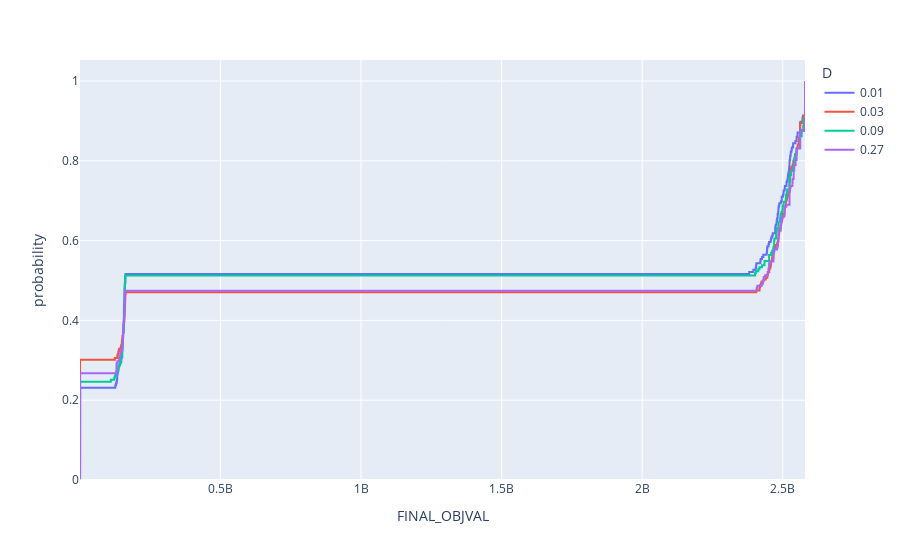

The notebook cell saved with this chart:
### Code cell
fig = px.ecdf(df_all, x="FINAL_OBJVAL", color = "D")
fig.show()

### Figure 1 — Plotly figure (JSON) as saved in the notebook; plotly's stock layout.template omitted (floating-point values rounded to 4 significant figures; data arrays with more than 128 entries replaced by an {"elided": "..."} marker saying what was removed)
{"data": [{"hovertemplate": "D=0.01<br>FINAL_OBJVAL=%{x}<br>probability=%{y}<extra></extra>", "legendgroup": "0.01", "line": {"dash": "solid", "shape": "hv"}, "marker": {"color": "#636efa", "symbol": "circle"}, "mode": "lines", "name": "0.01", "orientation": "v", "showlegend": true, "type": "scatter", "x": {"elided": "186 float values"}, "xaxis": "x", "y": {"elided": "186 float values"}, "yaxis": "y"}, {"hovertemplate": "D=0.03<br>FINAL_OBJVAL=%{x}<br>probability=%{y}<extra></extra>", "legendgroup": "0.03", "line": {"dash": "solid", "shape": "hv"}, "marker": {"color": "#EF553B", "symbol": "circle"}, "mode": "lines", "name": "0.03", "orientation": "v", "showlegend": true, "type": "scatter", "x": {"elided": "219 float values"}, "xaxis": "x", "y": {"elided": "219 float values"}, "yaxis": "y"}, {"hovertemplate": "D=0.09<br>FINAL_OBJVAL=%{x}<br>probability=%{y}<extra></extra>", "legendgroup": "0.09", "line": {"dash": "solid", "shape": "hv"}, "marker": {"color": "#00cc96", "symbol": "circle"}, "mode": "lines", "name": "0.09", "orientation": "v", "showlegend": true, "type": "scatter", "x": {"elided": "195 float values"}, "xaxis": "x", "y": {"elided": "195 float values"}, "yaxis": "y"}, {"hovertemplate": "D=0.27<br>FINAL_OBJVAL=%{x}<br>probability=%{y}<extra></extra>", "legendgroup": "0.27", "line": {"dash": "solid", "shape": "hv"}, "marker": {"color": "#ab63fa", "symbol": "circle"}, "mode": "lines", "name": "0.27", "orientation": "v", "showlegend": true, "type": "scatter", "x": {"elided": "232 float values"}, "xaxis": "x", "y": {"elided": "232 float values"}, "yaxis": "y"}], "layout": {"legend": {"title": {"text": "D"}, "tracegroupgap": 0}, "margin": {"t": 60}, "xaxis": {"anchor": "y", "domain": [0, 1], "title": {"text": "FINAL_OBJVAL"}}, "yaxis": {"anchor": "x", "domain": [0, 1], "rangemode": "tozero", "title": {"text": "probability"}}}}
